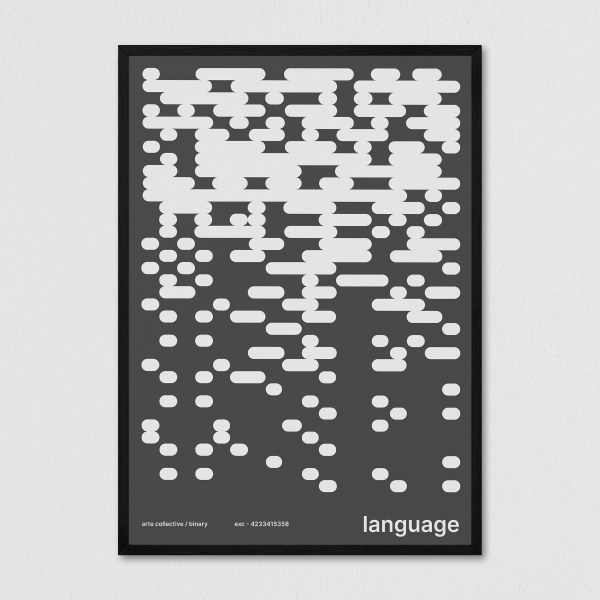
#> input picture .tmp-arte-language.jpg, 1200 x 1200 px, given in place of .., which was not available (shown at 1/2 size)
$ python poster_vision.py --crop-out out.png ../..
#> lines starting #> are read from the running program, lines starting #| are printed output that depends on the picture; after the words box and inside, x2 and y2 are one past the last pixel; in counts of white or black regions, pixels touching at a corner belong together; pictures that were not available may be replaced by others from this repository, and a replacement may not be noted
#!/usr/bin/env python3
import argparse
import json
import math
import os
import shutil
from typing import List, Tuple

import cv2
import numpy as np
from PIL import Image, ImageOps
import pytesseract


def order_points(pts: np.ndarray) -> np.ndarray:
    rect = np.zeros((4, 2), dtype='float32')
    s = pts.sum(axis=1)
    rect[0] = pts[np.argmin(s)]
    rect[2] = pts[np.argmax(s)]
    diff = np.diff(pts, axis=1)
    rect[1] = pts[np.argmin(diff)]
    rect[3] = pts[np.argmax(diff)]
    return rect


def perspective_crop(image: np.ndarray, box: np.ndarray) -> np.ndarray:
    rect = order_points(box)
    (tl, tr, br, bl) = rect
    width_a = np.linalg.norm(br - bl)
    width_b = np.linalg.norm(tr - tl)
    height_a = np.linalg.norm(tr - br)
    height_b = np.linalg.norm(tl - bl)
    max_w = max(int(width_a), int(width_b), 1)
    max_h = max(int(height_a), int(height_b), 1)
    dst = np.array([
        [0, 0],
        [max_w - 1, 0],
        [max_w - 1, max_h - 1],
        [0, max_h - 1]
    ], dtype='float32')
    matrix = cv2.getPerspectiveTransform(rect, dst)
    return cv2.warpPerspective(image, matrix, (max_w, max_h))


def inset_crop(image: np.ndarray, ratio_x: float = 0.09, ratio_y: float = 0.09) -> np.ndarray:
    h, w = image.shape[:2]
    pad_x = int(w * ratio_x)
    pad_y = int(h * ratio_y)
    left = min(max(pad_x, 0), max(w - 2, 0))
    top = min(max(pad_y, 0), max(h - 2, 0))
    right = max(left + 1, w - pad_x)
    bottom = max(top + 1, h - pad_y)
    return image[top:bottom, left:right]


def contour_candidates(image: np.ndarray) -> List[Tuple[float, np.ndarray, dict]]:
    h, w = image.shape[:2]
    area_total = float(h * w)
    gray = cv2.cvtColor(image, cv2.COLOR_BGR2GRAY)
    blur = cv2.GaussianBlur(gray, (5, 5), 0)
    masks = []
    for threshold in (230, 210, 190, 170, 150):
        _, binary = cv2.threshold(blur, threshold, 255, cv2.THRESH_BINARY_INV)
        masks.append(binary)
    edges = cv2.Canny(blur, 80, 180)
    masks.append(edges)

    out = []
    for mask in masks:
        contours, _ = cv2.findContours(mask, cv2.RETR_EXTERNAL, cv2.CHAIN_APPROX_SIMPLE)
        for cnt in contours:
            area = cv2.contourArea(cnt)
            if area < area_total * 0.12:
                continue
            peri = cv2.arcLength(cnt, True)
            approx = cv2.approxPolyDP(cnt, 0.02 * peri, True)
            rect = cv2.minAreaRect(cnt)
            box = cv2.boxPoints(rect)
            box = np.array(box, dtype='float32')
            xs = box[:, 0]
            ys = box[:, 1]
            bw = float(xs.max() - xs.min())
            bh = float(ys.max() - ys.min())
            if bw < 10 or bh < 10:
                continue
            aspect = bw / bh
            if not 0.45 <= aspect <= 1.05:
                continue
            center_x = float(xs.mean())
            center_y = float(ys.mean())
            center_penalty = abs(center_x - w / 2) / w + abs(center_y - h / 2) / h
            fill_ratio = area / max(bw * bh, 1.0)
            aspect_penalty = abs(aspect - 0.72)
            rect_bonus = 0.12 if len(approx) == 4 else 0.0
            score = (area / area_total) * 6.0 + fill_ratio * 1.5 + rect_bonus - aspect_penalty - center_penalty * 0.8
            out.append((score, box, {
                'area_ratio': round(area / area_total, 4),
                'fill_ratio': round(fill_ratio, 4),
                'aspect': round(aspect, 4),
                'center_penalty': round(center_penalty, 4),
                'approx_points': int(len(approx))
            }))
    return sorted(out, key=lambda item: item[0], reverse=True)


def fallback_center_crop(image: np.ndarray) -> np.ndarray:
    h, w = image.shape[:2]
    crop_w = int(w * 0.62)
    crop_h = int(h * 0.86)
    x0 = max((w - crop_w) // 2, 0)
    y0 = max((h - crop_h) // 2, 0)
    return image[y0:y0 + crop_h, x0:x0 + crop_w]


def extract_palette(image: Image.Image) -> List[dict]:
    pal = image.resize((180, 180)).quantize(colors=8, method=Image.Quantize.MEDIANCUT)
    colors = pal.getcolors() or []
    raw = pal.getpalette()
    result = []
    seen = set()
    for count, index in sorted(colors, reverse=True):
      rgb = raw[index * 3:index * 3 + 3]
      if len(rgb) != 3:
          continue
      hex_value = '#%02x%02x%02x' % tuple(rgb)
      if hex_value in seen:
          continue
      seen.add(hex_value)
      result.append({'hex': hex_value, 'count': int(count)})
    return result


def clean_lines(text: str) -> List[str]:
    lines = []
    seen = set()
    for raw in text.splitlines():
        line = ' '.join(raw.replace('|', ' ').replace('•', ' ').split())
        if len(line) < 3:
            continue
        if line.lower() in seen:
            continue
        seen.add(line.lower())
        lines.append(line)
    return lines[:12]


def run_ocr(image: Image.Image) -> dict:
    gray = ImageOps.grayscale(image)
    top_band = gray.crop((0, 0, gray.width, max(int(gray.height * 0.32), 1)))
    boosted = ImageOps.autocontrast(gray)
    boosted_top = ImageOps.autocontrast(top_band)
    inv_top = ImageOps.invert(boosted_top)
    title_configs = [
        '--psm 6',
        '--psm 11',
    ]
    title_lines: List[str] = []
    for candidate in (boosted_top, inv_top):
        for config in title_configs:
            text = pytesseract.image_to_string(candidate, config=config)
            for line in clean_lines(text):
                if line.lower() not in {x.lower() for x in title_lines}:
                    title_lines.append(line)
    body_text = pytesseract.image_to_string(boosted, config='--psm 6')
    return {
        'titleLines': title_lines[:6],
        'bodyLines': clean_lines(body_text)[:10]
    }


def analyze_one(path: str) -> Tuple[float, np.ndarray, dict]:
    image = cv2.imread(path)
    if image is None:
        raise ValueError(f'Could not open image: {path}')
    candidates = contour_candidates(image)
    if candidates:
        score, box, details = candidates[0]
        crop = perspective_crop(image, box)
        crop = inset_crop(crop)
        details['strategy'] = 'contour-perspective'
        details['score'] = round(float(score), 4)
        return score, crop, details
    crop = fallback_center_crop(image)
    details = {
        'strategy': 'fallback-center-crop',
        'score': 0.0,
        'area_ratio': round(float(crop.shape[0] * crop.shape[1]) / float(image.shape[0] * image.shape[1]), 4)
    }
    return 0.0, crop, details


def main() -> None:
    parser = argparse.ArgumentParser()
    parser.add_argument('--crop-out', required=True)
    parser.add_argument('--source-out', required=False)
    parser.add_argument('images', nargs='+')
    args = parser.parse_args()

    best_score = -1e9
    best_crop = None
    best_path = ''
    best_details = {}
    for path in args.images:
        score, crop, details = analyze_one(path)
#> in analyze_one, image is the input picture: shape (1200, 1200, 3); mean B, G, R 169.9, 170, 170
#> the loop in contour_candidates, `for threshold in (230, 210, 190, 170, 150):` made 5 passes
#> pass 1, in contour_candidates, `_, binary = cv2.threshold(blur, threshold, 255, cv2.THRESH_BINARY_INV)`:
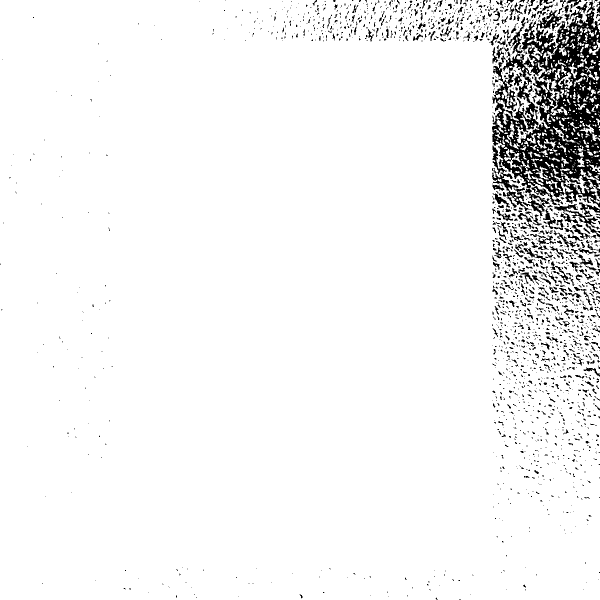
#> binary: shape (1200, 1200) (shown at 1/2 size); 94.7% white; 1855 black regions (1499 under 20 px), largest, box (x1, y1, x2, y2) and area: (984, 0, 1200, 415) 43489, (984, 291, 1122, 432) 3048, (1108, 405, 1200, 475) 1411
#> pass 3, in contour_candidates, `_, binary = cv2.threshold(blur, threshold, 255, cv2.THRESH_BINARY_INV)`:
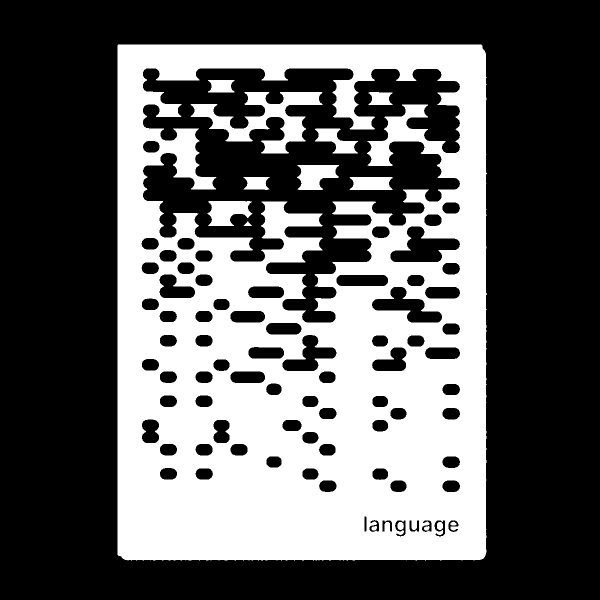
#> binary: shape (1200, 1200) (shown at 1/2 size); 37.6% white; 15 white regions, largest, box (x1, y1, x2, y2) and area: (235, 89, 974, 1121) 516062, (381, 184, 645, 307) 11690, (415, 402, 505, 452) 3117
#> after the loop in contour_candidates, `for threshold in (230, 210, 190, 170, 150):`: masks = 5 items
#> in contour_candidates, `edges = cv2.Canny(blur, 80, 180)`:
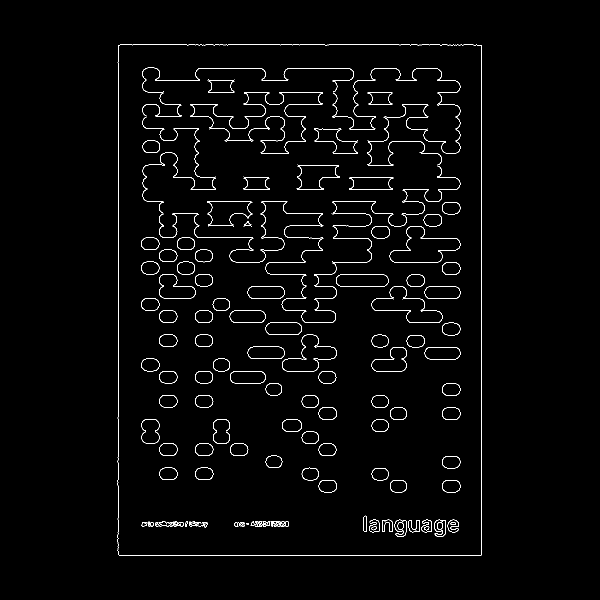
#> edges: shape (1200, 1200) (shown at 1/2 size); 1.8% white in thin lines or dots, all inside (x1, y1, x2, y2) = (235, 89, 964, 1111)
#> the loop in contour_candidates, `for mask in masks:` made 6 passes
#> after the loop in contour_candidates, `for mask in masks:`: out = 6 items
#> in analyze_one, `score, box, details = candidates[0]`: score = 6.99; box = [[1199, 1199], [-3.67e-14, 1199], [0, 0], [1199, 0]]; details = {'area_ratio': 0.953, 'fill_ratio': 0.955, 'aspect': 1, 'center_penalty': 0.0008, 'approx_points': 4}
#> in order_points, `s = pts.sum(axis=1)`: s = [2398, 1199, 0, 1199]
#> in order_points, `diff = np.diff(pts, axis=1)`: diff = [0, 1199, 0, -1199]
#> in perspective_crop, `rect = order_points(box)`: rect = [[0, 0], [1199, 0], [1199, 1199], [-3.67e-14, 1199]]
#> in perspective_crop, `(tl, tr, br, bl) = rect`: tl = [0, 0]; tr = [1199, 0]; br = [1199, 1199]; bl = [-3.67e-14, 1199]
#> in perspective_crop, `width_a = np.linalg.norm(br - bl)`: width_a = 1199
#> in perspective_crop, `dst = np.array([ [0, 0], [max_w - 1, 0], [max_w - 1, max_h - 1], [0, m..`: dst = [[0, 0], [1198, 0], [1198, 1198], [0, 1198]]
#> in perspective_crop, `matrix = cv2.getPerspectiveTransform(rect, dst)`: matrix = [[0.999, 3.06e-17, 0], [0, 0.999, 0], [0, 2.55e-20, 1]]
#> in inset_crop, `return image[top:bottom, left:right]`:
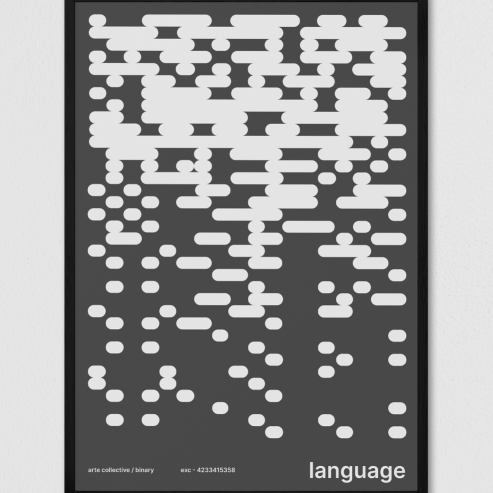
#> returned value: shape (985, 985, 3) (shown at 1/2 size); mean of channels 0, 1, 2 147.5, 147.6, 147.7; drawn as B, G, R
#> score = 6.99; details = {'area_ratio': 0.953, 'fill_ratio': 0.955, 'aspect': 1, 'center_penalty': 0.0008, 'approx_points': 4, 'strategy': 'contour-perspective', 'score': 6.99}
        if score > best_score:
            best_score = score
#> best_score = 6.99
            best_crop = crop
            best_path = path
            best_details = details
#> best_details has the same summary as details

    if best_crop is None:
        raise RuntimeError('No usable crop produced')

    os.makedirs(os.path.dirname(args.crop_out), exist_ok=True)
    crop_rgb = cv2.cvtColor(best_crop, cv2.COLOR_BGR2RGB)
    crop_image = Image.fromarray(crop_rgb)
    crop_image.save(args.crop_out, quality=95)
    if args.source_out:
        os.makedirs(os.path.dirname(args.source_out), exist_ok=True)
        shutil.copyfile(best_path, args.source_out)

    palette = extract_palette(crop_image)
#> in extract_palette, `pal = image.resize((180, 180)).quantize(colors=8, method=Image.Quantiz..`:
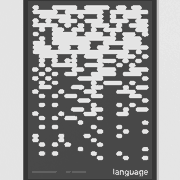
#> pal: PIL image 180x180 P; mean R, G, B 148.8, 148.8, 148.8
#> in extract_palette, `colors = pal.getcolors() or []`: colors = [(2412, 0), (4698, 1), (7123, 2), (1810, 3), (2198, 4), (4674, 5), (7770, 6), (1715, 7)]
#> in extract_palette, `raw = pal.getpalette()`: raw = [232, 232, 232, 229, 229, 229, 228, 228, 228, 197, 196, 196, 97, 97, 97, 73, 73, 73, 72, 72, 72, 54, 54, 54]
#> the loop in extract_palette, `for count, index in sorted(colors, reverse=True):` made 8 passes
#> (count, index, rgb, hex_value) on passes 1 to 8: (7770, 6, [72, 72, 72], '#484848'), (7123, 2, [228, 228, 228], '#e4e4e4'), (4698, 1, [229, 229, 229], '#e5e5e5'), (4674, 5, [73, 73, 73], '#494949'), (2412, 0, [232, 232, 232], '#e8e8e8'), (2198, 4, [97, 97, 97], '#616161'), (1810, 3, [197, 196, 196], '#c5c4c4'), (1715, 7, [54, 54, 54], '#363636')
#> after the loop in extract_palette, `for count, index in sorted(colors, reverse=True):`: result = 8 items
#> palette = 8 items
    ocr = run_ocr(crop_image)
#> in run_ocr, `top_band = gray.crop((0, 0, gray.width, max(int(gray.height * 0.32), 1..`:
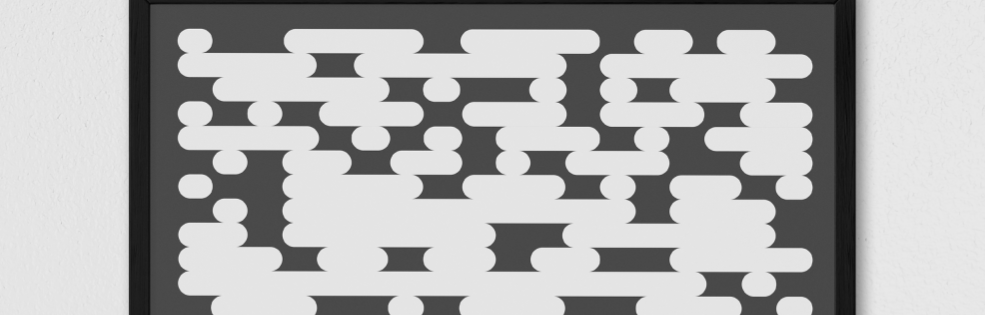
#> top_band: PIL image 985x315 L; min 8, max 238, mean 173.3
#> in run_ocr, `inv_top = ImageOps.invert(boosted_top)`:
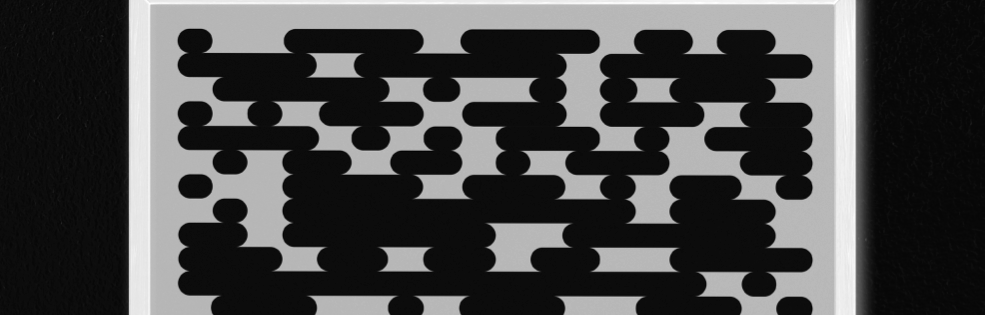
#> inv_top: PIL image 985x315 L; min 0, max 255, mean 72.3
#> the loop in run_ocr, `for candidate in (boosted_top, inv_top):` made 1 pass
#> after the loop in run_ocr, `for candidate in (boosted_top, inv_top):`: title_lines = []
    stat = ImageOps.grayscale(crop_image).resize((128, 128))
    arr = np.array(stat)
    result = {
        'selectedSource': best_path,
        'cropPath': args.crop_out,
        'cropSize': {'width': crop_image.width, 'height': crop_image.height},
        'brightness': round(float(arr.mean()) / 255.0, 4),
        'contrast': round(float(arr.std()) / 255.0, 4),
        'palette': palette,
        'ocr': ocr,
        'detection': best_details
    }
    print(json.dumps(result))


if __name__ == '__main__':
    main()
#> (the call stopped at in run_ocr, `text = pytesseract.image_to_string(candidate, config=config)`: pytesseract is not available in this run)
